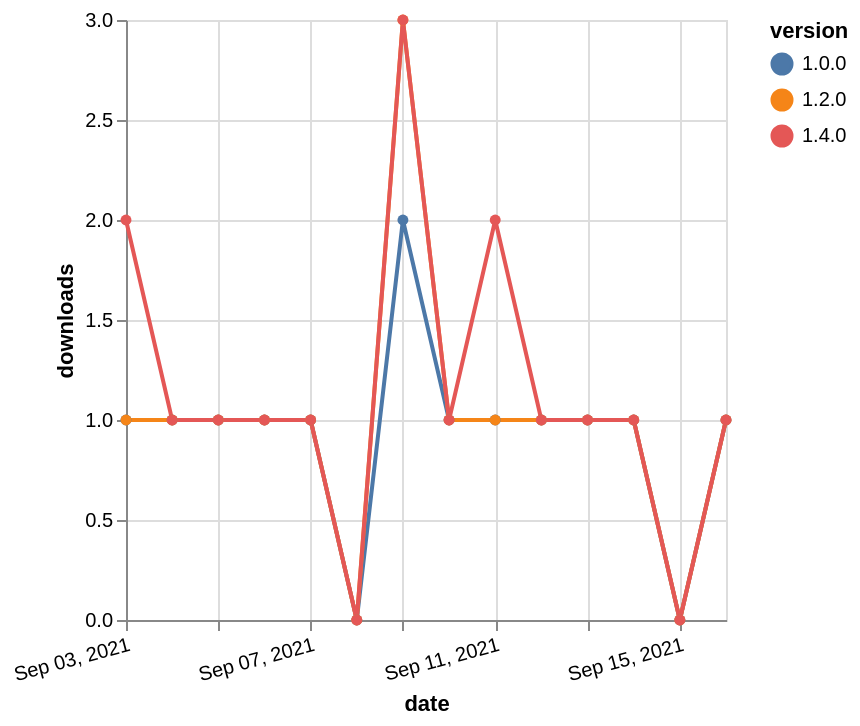

Express this chart as Vega-Lite.
### Vega-Lite specification from a JSON file in a GitHub repository (floating-point values rounded to 4 significant figures)
{"$schema": "https://vega.github.io/schema/vega-lite/v5.json", "description": "A simple bar chart with embedded data.", "data": {"values": [{"date": "2021-09-03", "total": 173, "delta": 1, "version": "1.0.0"}, {"date": "2021-09-04", "total": 174, "delta": 1, "version": "1.0.0"}, {"date": "2021-09-05", "total": 175, "delta": 1, "version": "1.0.0"}, {"date": "2021-09-06", "total": 176, "delta": 1, "version": "1.0.0"}, {"date": "2021-09-07", "total": 177, "delta": 1, "version": "1.0.0"}, {"date": "2021-09-08", "total": 177, "delta": 0, "version": "1.0.0"}, {"date": "2021-09-09", "total": 179, "delta": 2, "version": "1.0.0"}, {"date": "2021-09-10", "total": 180, "delta": 1, "version": "1.0.0"}, {"date": "2021-09-11", "total": 181, "delta": 1, "version": "1.0.0"}, {"date": "2021-09-12", "total": 182, "delta": 1, "version": "1.0.0"}, {"date": "2021-09-13", "total": 183, "delta": 1, "version": "1.0.0"}, {"date": "2021-09-14", "total": 184, "delta": 1, "version": "1.0.0"}, {"date": "2021-09-15", "total": 184, "delta": 0, "version": "1.0.0"}, {"date": "2021-09-16", "total": 185, "delta": 1, "version": "1.0.0"}, {"date": "2021-09-03", "total": 205, "delta": 1, "version": "1.2.0"}, {"date": "2021-09-04", "total": 206, "delta": 1, "version": "1.2.0"}, {"date": "2021-09-05", "total": 207, "delta": 1, "version": "1.2.0"}, {"date": "2021-09-06", "total": 208, "delta": 1, "version": "1.2.0"}, {"date": "2021-09-07", "total": 209, "delta": 1, "version": "1.2.0"}, {"date": "2021-09-08", "total": 209, "delta": 0, "version": "1.2.0"}, {"date": "2021-09-09", "total": 212, "delta": 3, "version": "1.2.0"}, {"date": "2021-09-10", "total": 213, "delta": 1, "version": "1.2.0"}, {"date": "2021-09-11", "total": 214, "delta": 1, "version": "1.2.0"}, {"date": "2021-09-12", "total": 215, "delta": 1, "version": "1.2.0"}, {"date": "2021-09-13", "total": 216, "delta": 1, "version": "1.2.0"}, {"date": "2021-09-14", "total": 217, "delta": 1, "version": "1.2.0"}, {"date": "2021-09-15", "total": 217, "delta": 0, "version": "1.2.0"}, {"date": "2021-09-16", "total": 218, "delta": 1, "version": "1.2.0"}, {"date": "2021-09-03", "total": 120, "delta": 2, "version": "1.4.0"}, {"date": "2021-09-04", "total": 121, "delta": 1, "version": "1.4.0"}, {"date": "2021-09-05", "total": 122, "delta": 1, "version": "1.4.0"}, {"date": "2021-09-06", "total": 123, "delta": 1, "version": "1.4.0"}, {"date": "2021-09-07", "total": 124, "delta": 1, "version": "1.4.0"}, {"date": "2021-09-08", "total": 124, "delta": 0, "version": "1.4.0"}, {"date": "2021-09-09", "total": 127, "delta": 3, "version": "1.4.0"}, {"date": "2021-09-10", "total": 128, "delta": 1, "version": "1.4.0"}, {"date": "2021-09-11", "total": 130, "delta": 2, "version": "1.4.0"}, {"date": "2021-09-12", "total": 131, "delta": 1, "version": "1.4.0"}, {"date": "2021-09-13", "total": 132, "delta": 1, "version": "1.4.0"}, {"date": "2021-09-14", "total": 133, "delta": 1, "version": "1.4.0"}, {"date": "2021-09-15", "total": 133, "delta": 0, "version": "1.4.0"}, {"date": "2021-09-16", "total": 134, "delta": 1, "version": "1.4.0"}]}, "width": "container", "mark": {"type": "line", "point": {"filled": true}}, "encoding": {"x": {"field": "date", "type": "temporal", "timeUnit": "yearmonthdate", "title": "date", "axis": {"labelAngle": -15}}, "y": {"field": "delta", "type": "quantitative", "title": "downloads"}, "color": {"field": "version", "type": "nominal"}, "tooltip": {"field": "delta"}}}
